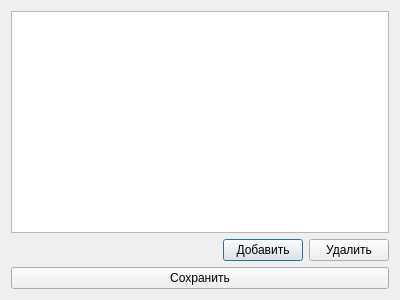
<?xml version="1.0" encoding="UTF-8"?>
<ui version="4.0">
 <class>testviewerwindow</class>
 <widget class="QDialog" name="testviewerwindow">
  <property name="geometry">
   <rect>
    <x>0</x>
    <y>0</y>
    <width>400</width>
    <height>300</height>
   </rect>
  </property>
  <property name="windowTitle">
   <string>Dialog</string>
  </property>
  <layout class="QGridLayout" name="gridLayout">
   <item row="0" column="0">
    <layout class="QVBoxLayout" name="verticalLayout">
     <item>
      <widget class="QTableView" name="tableView"/>
     </item>
     <item>
      <layout class="QHBoxLayout" name="horizontalLayout">
       <item>
        <spacer name="horizontalSpacer">
         <property name="orientation">
          <enum>Qt::Horizontal</enum>
         </property>
         <property name="sizeHint" stdset="0">
          <size>
           <width>40</width>
           <height>20</height>
          </size>
         </property>
        </spacer>
       </item>
       <item>
        <widget class="QPushButton" name="pushButton">
         <property name="text">
          <string>Добавить</string>
         </property>
        </widget>
       </item>
       <item>
        <widget class="QPushButton" name="pushButton_3">
         <property name="text">
          <string>Удалить</string>
         </property>
        </widget>
       </item>
      </layout>
     </item>
    </layout>
   </item>
   <item row="1" column="0">
    <widget class="QPushButton" name="pushButton_2">
     <property name="text">
      <string>Сохранить</string>
     </property>
    </widget>
   </item>
  </layout>
 </widget>
 <resources/>
 <connections/>
</ui>
